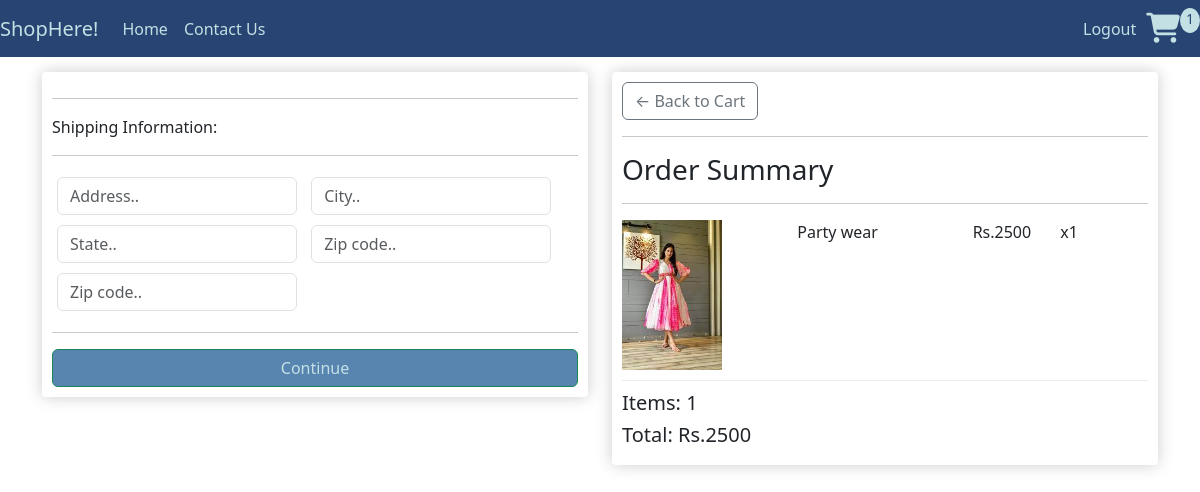
Before: /checkout/ (signed in) with the older database file.
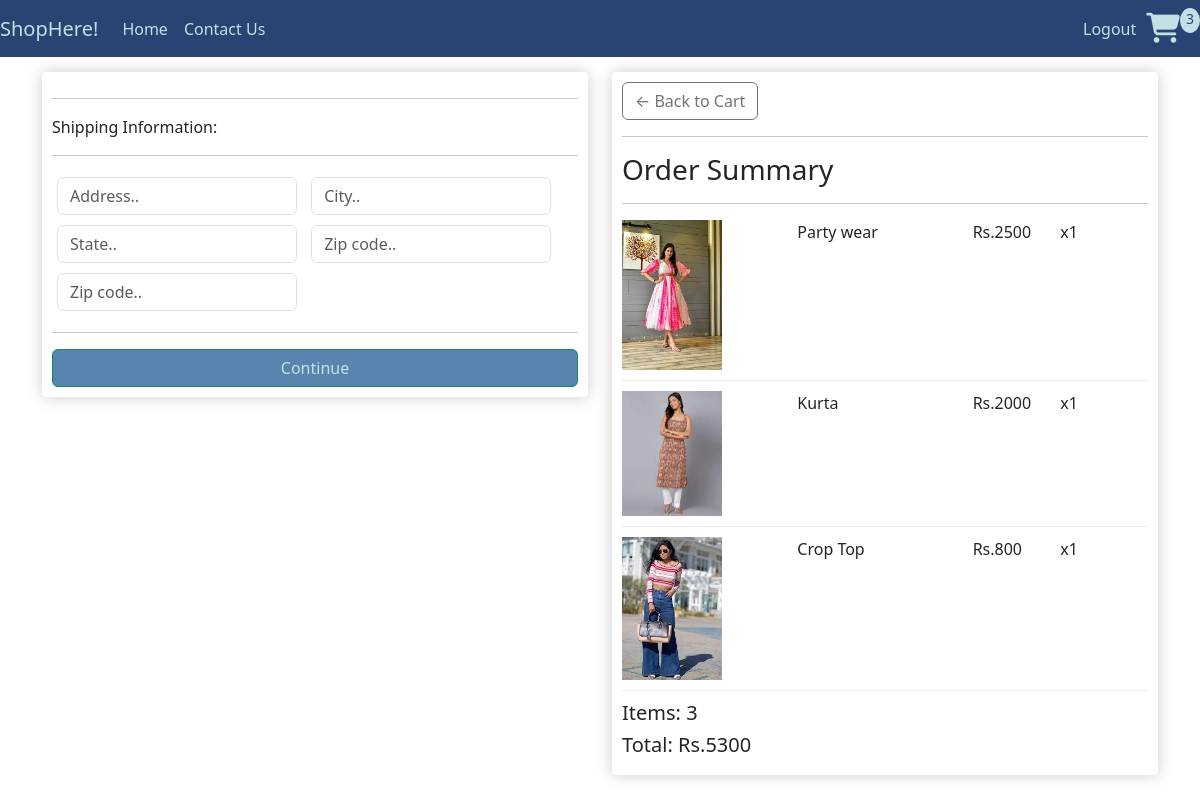
After: the same page with the newer database file.
### shop/models.py (models this page shows, shortened)
class OrderItem(models.Model):
    product=models.ForeignKey(Product_details,on_delete=models.SET_NULL,null=True)
    order=models.ForeignKey(Order,on_delete=models.SET_NULL,null=True)
    quantity=models.IntegerField(default=0,null=True,blank=True)
    date_added=models.DateTimeField(auto_now_add=True)
    @property
    def get_total(self):
        total=self.product.price*self.quantity
        return total

class Product_details(models.Model):
    prod_id=models.AutoField
    prod_name=models.CharField(max_length=30)
    prod_desc=models.TextField()
    image = models.ImageField(upload_to='product/images', default="")
    price = models.IntegerField(default=0)
    pub_date=models.DateField(auto_now_add=True)
    category=models.CharField(max_length=50,default="Sale")
    digital = models.BooleanField(default=False, null=True, blank=True)

class Order(models.Model):
    customer=models.ForeignKey(Customer,on_delete=models.SET_NULL,null=True,blank=True)
    date_ordered=models.DateTimeField(auto_now_add=True)
    complete=models.BooleanField(default=False)
    transaction_id=models.CharField(max_length=100,null=True)
    @property
    def shipping(self):
        shipping=False
        orderitems=self.orderitem_set.all()
        for i in orderitems:
            if i.product.digital ==False:
                shipping=True
            return shipping
    @property
    def get_cart_total(self):
        orderitems=self.orderitem_set.all()
        total=sum([item.get_total for item in orderitems])
        return total
    @property
    def get_cart_items(self):
        orderitems=self.orderitem_set.all()
        total=sum([item.quantity for item in orderitems])
        return total

### shop/views.py (the view)
# urls.py: path('checkout/',views.checkout,name='Checkout'),
def checkout(request):
    data=cartData(request)
    cartItems=data['cartItems']
    order=data['order']
    items=data['items']
    context={'items':items,'order':order,'cartItems':cartItems}
    return render(request,'checkout.html',context)

### shop/utilis.py (called while the page is built)
def cartData(request):
    if request.user.is_authenticated:
        try:
            customer = request.user.customer
        except Customer.DoesNotExist:
            customer = None
        if customer:
            order, created = Order.objects.get_or_create(customer=customer, complete=False)
            items = order.orderitem_set.all()
            cart_items = order.get_cart_items
        else:
            cart_items, order, items = None, None, None
    else:
        cookie_data = cookieCart(request)
        cart_items = cookie_data['cartItems']
        order = cookie_data['order']
        items = cookie_data['items']
    return {'cartItems': cart_items, 'order': order, 'items': items}

### shop/templates/checkout.html (shortened to what this page needs)
{% extends 'index.html' %}
{% load static %}
{% block body %}
<div class="row">
    <div class="col-lg-6">
        <div class="box-element" id="form-wrapper">
            <form id="form">
                <div id="shipping-info">
                    <hr>
                    <p>Shipping Information:</p>
                    <hr>
                    <div class="form-field">
                        <input class="form-control" type="text" name="address" placeholder="Address..">
                    </div>
                    <div class="form-field">
                        <input class="form-control" type="text" name="city" placeholder="City..">
                    </div>
                    <div class="form-field">
                        <input class="form-control" type="text" name="state" placeholder="State..">
                    </div>
                    <div class="form-field">
                        <input class="form-control" type="text" name="zipcode" placeholder="Zip code..">
                    </div>
                    <div class="form-field">
                        <input class="form-control" type="text" name="country" placeholder="Zip code..">
                    </div>
                </div>
                <hr>
                <div class="d-grid gap-2">
                <input id="form-button" class="btn btn-success btn-block" type="submit" value="Continue" style="color: #c3e0e5; background-color: #5885af;">
                </div>
            </form>
        </div>
        <br>
    </div>
    <div class="col-lg-6">
        <div class="box-element">
            <a class="btn btn-outline-secondary" href="{% url 'Cart' %}">&#x2190; Back to Cart</a>
            <hr>
            <h3>Order Summary</h3>
            <hr>
            {% for item in items %}
            <div class="cart-row">
                <div style="flex:2"><img class="row-image" src="/media/{{item.product.image}}"></div>
                <div style="flex:2">
                    <p>{{item.product.prod_name}}</p>
                </div>
                <div style="flex:1">
                    <p>Rs.{{item.product.price}}</p>
                </div>
                <div style="flex:1">
                    <p>x{{item.quantity}}</p>
                </div>
            </div>
            {% endfor %}
            <h5>Items: {{order.get_cart_items}}</h5>
            <h5>Total: Rs.{{order.get_cart_total}}</h5>
        </div>
    </div>
</div>
{% endblock %}

Changed rows visible on the page:
added OrderItem: product.image (picture), product.prod_name "Kurta", product.price "2000", quantity "1"
added OrderItem: product.image (picture), product.prod_name "Crop Top", product.price "800", quantity "1"
computed for Order: get_cart_items "1" → "3"; get_cart_total "2500" → "5300"
Other visible differences:
{{ cartItems }}: "1" → "3"
